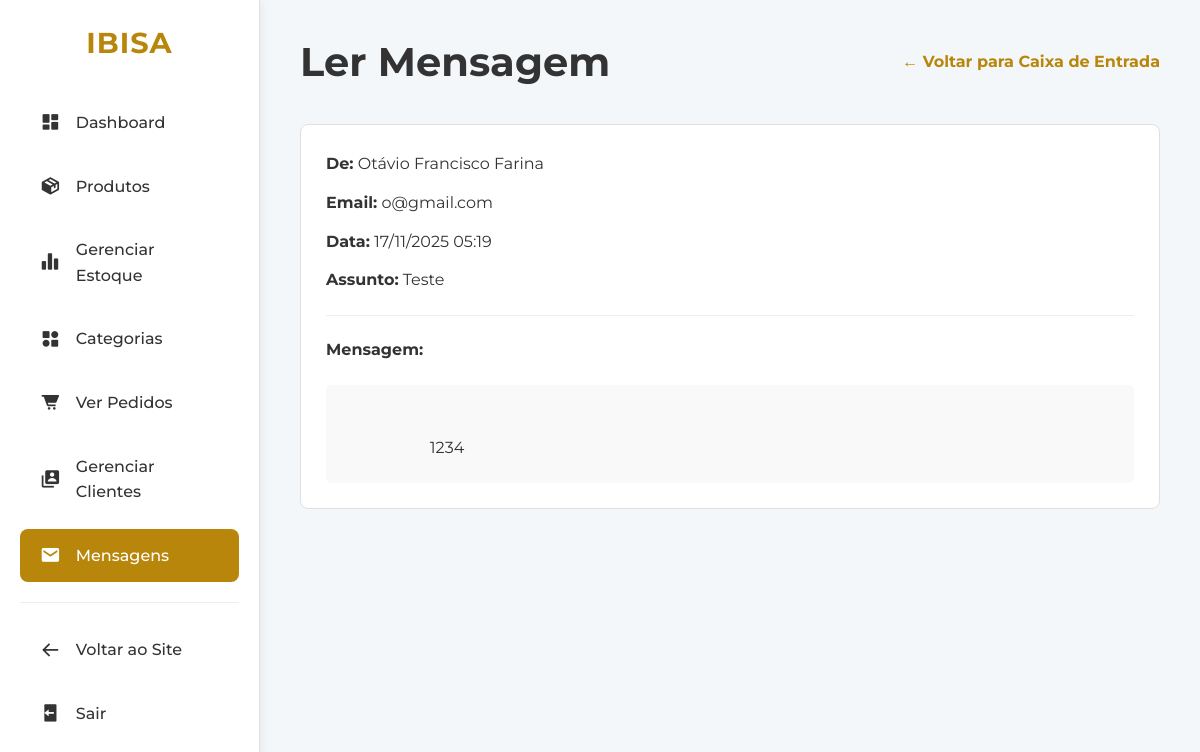
/adm/admin_ver_mensagem.php?id=4 (signed in), run on the app's committed database.
### tables this page shows
CREATE TABLE `mensagens_contato` (
  `id_mensagem` int NOT NULL,
  `id_usuario` int DEFAULT NULL,
  `nome` varchar(200) NOT NULL,
  `email` varchar(200) NOT NULL,
  `assunto` varchar(255) NOT NULL,
  `mensagem` text NOT NULL,
  `data_envio` datetime NOT NULL DEFAULT CURRENT_TIMESTAMP,
  `status` enum('Pendente','Lida') NOT NULL DEFAULT 'Pendente'
);

### adm/admin_ver_mensagem.php (the view, shortened to what this page needs)
<?php
require_once '../conexao.php';
$id_mensagem = intval($_GET['id']);
try {
    $stmt_select = $pdo->prepare("SELECT * FROM mensagens_contato WHERE id_mensagem = :id");
    $stmt_select->execute([':id' => $id_mensagem]);
    $msg = $stmt_select->fetch(PDO::FETCH_ASSOC);
} catch (PDOException $e) {
    die("Erro ao ler mensagem: " . $e->getMessage());
}
?>
<!DOCTYPE html>
<html lang="pt-br">
<head>
    <link href='https://unpkg.com/boxicons@2.1.4/css/boxicons.min.css' rel='stylesheet'>
</head>
<body>
    <div class="admin-container">
        <aside class="admin-sidebar">
            <a href="painel_admin.php" class="logo">IBISA</a>
            <ul class="admin-menu">
                <li><a href="painel_admin.php"><i class='bx bxs-dashboard'></i> Dashboard</a></li>
                <li><a href="admin_produtos.php"><i class='bx bxs-package'></i> Produtos</a></li>
                <li><a href="admin_estoque.php"><i class='bx bxs-bar-chart-alt-2'></i> Gerenciar Estoque</a></li>
                <li><a href="admin_categorias.php"><i class='bx bxs-category-alt'></i> Categorias</a></li>
                <li><a href="admin_pedidos.php"><i class='bx bxs-cart-alt'></i> Ver Pedidos</a></li>
                <li><a href="admin_usuarios.php"><i class='bx bxs-user-account'></i> Gerenciar Clientes</a></li>
                <li><a href="admin_mensagens.php" class="active"><i class='bx bxs-envelope'></i> Mensagens</a></li>
                <li class="menu-divider"></li>
                <li><a href="../index.php"><i class='bx bx-arrow-back'></i> Voltar ao Site</a></li>
                <li><a href="../logout.php"><i class='bx bxs-log-out'></i> Sair</a></li>
            </ul>
        </aside>
        <main class="admin-content">
            <div class="admin-header">
                <h1>Ler Mensagem</h1>
                <a href="admin_mensagens.php" style="font-weight: 700; color: #b8860b;">&larr; Voltar para Caixa de
                    Entrada</a>
            </div>
            <div class="message-details">
                <p><strong>De:</strong> <?php echo htmlspecialchars($msg['nome']); ?></p>
                <p><strong>Email:</strong> <?php echo htmlspecialchars($msg['email']); ?></p>
                <p><strong>Data:</strong>
                    <?php echo htmlspecialchars(date('d/m/Y H:i', strtotime($msg['data_envio']))); ?></p>
                <p><strong>Assunto:</strong> <?php echo htmlspecialchars($msg['assunto']); ?></p>
                <hr style="margin: 20px 0; border: 0; border-top: 1px solid #eee;">
                <strong>Mensagem:</strong>
                <div class="message-body">
                    <?php echo nl2br(htmlspecialchars($msg['mensagem']));  ?>
                </div>
            </div>
        </main>
    </div>
</body>
</html>

### adm/admin_ver_mensagem.php (style rules this page uses)
* { margin: 0; padding: 0; box-sizing: border-box; }
body { font-family: 'Montserrat', sans-serif; background-color: #f4f7fa; color: #333; line-height: 1.6; display: flex; min-height: 100vh; }
a { text-decoration: none; color: inherit; }
ul { list-style: none; }
.admin-container { display: flex; width: 100%; }
.admin-sidebar { flex: 0 0 260px; background-color: #ffffff; min-height: 100vh; border-right: 1px solid #e0e0e0; padding: 20px; box-shadow: 2px 0 10px rgba(0, 0, 0, 0.05); }
.admin-sidebar .logo { font-size: 1.8rem; font-weight: 700; letter-spacing: 1px; color: #b8860b; text-align: center; margin-bottom: 30px; display: block; }
.admin-sidebar .admin-menu li { margin-bottom: 10px; }
.admin-sidebar .admin-menu li a { display: flex; align-items: center; gap: 15px; padding: 14px 20px; font-weight: 500; border-radius: 8px; transition: background-color 0.3s ease, color 0.3s ease; }
.admin-sidebar .admin-menu li a i { font-size: 1.3rem; }
.admin-sidebar .admin-menu li a.active { background-color: #b8860b; color: #ffffff; }
.admin-sidebar .admin-menu .menu-divider { height: 1px; background-color: #eee; margin: 20px 0; }
.admin-content { flex: 1; padding: 30px 40px; overflow-y: auto; }
.admin-header { display: flex; justify-content: space-between; align-items: center; margin-bottom: 30px; }
.admin-header h1 { font-size: 2.5rem; font-weight: 700; }
.message-details { background: #fff; border: 1px solid #e0e0e0; border-radius: 8px; padding: 25px; line-height: 1.8; }
.message-details p { margin-bottom: 10px; }
.message-body { background: #f9f9f9; padding: 20px; border-radius: 5px; margin-top: 20px; white-space: pre-wrap; }

### data on the page
mensagens_contato: nome "Otávio Francisco Farina", email "o@gmail.com", data_envio "17/11/2025 05:19", assunto "Teste", mensagem "1234"
